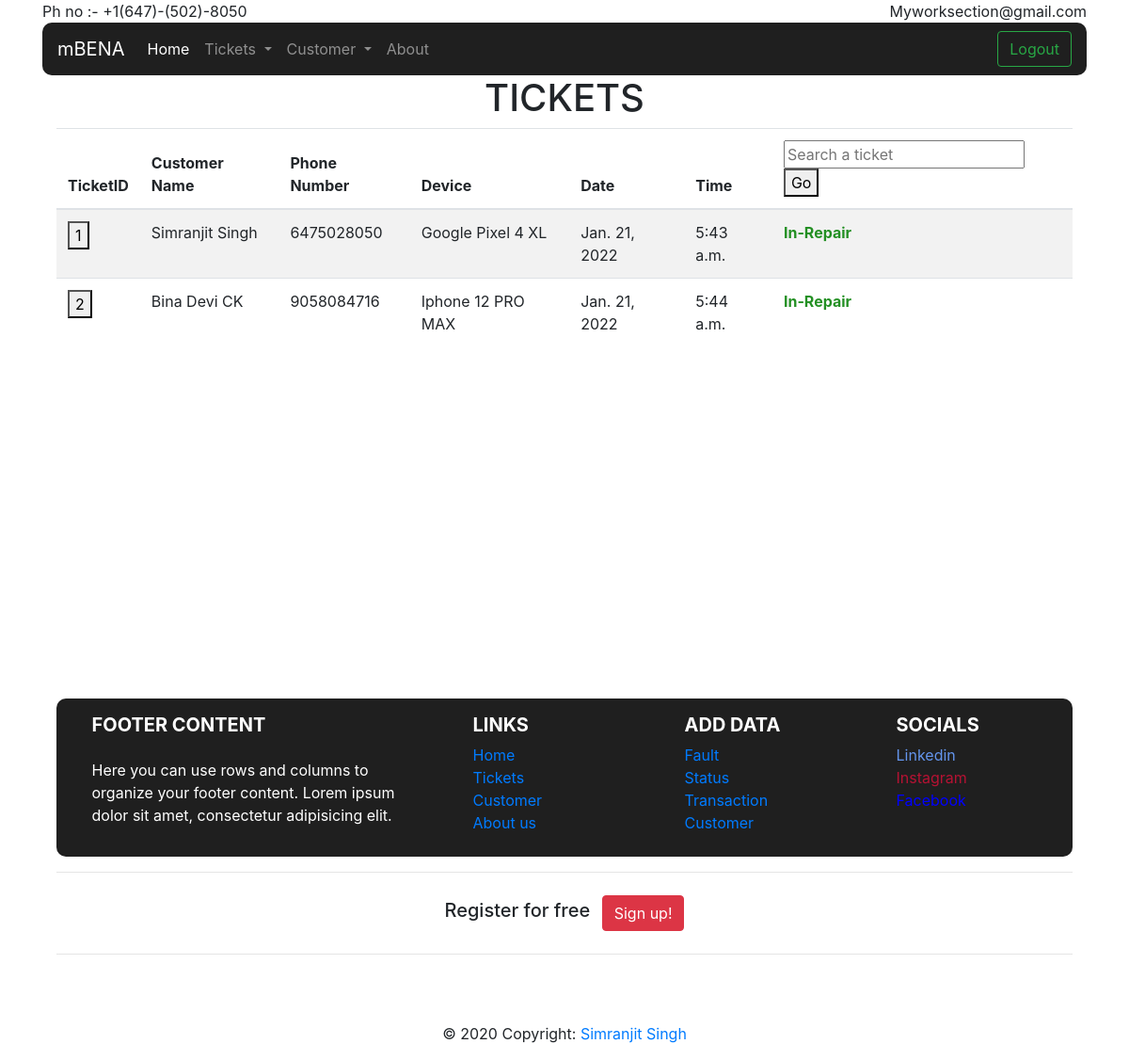
Before: /estore/tickets/ with the older database file.
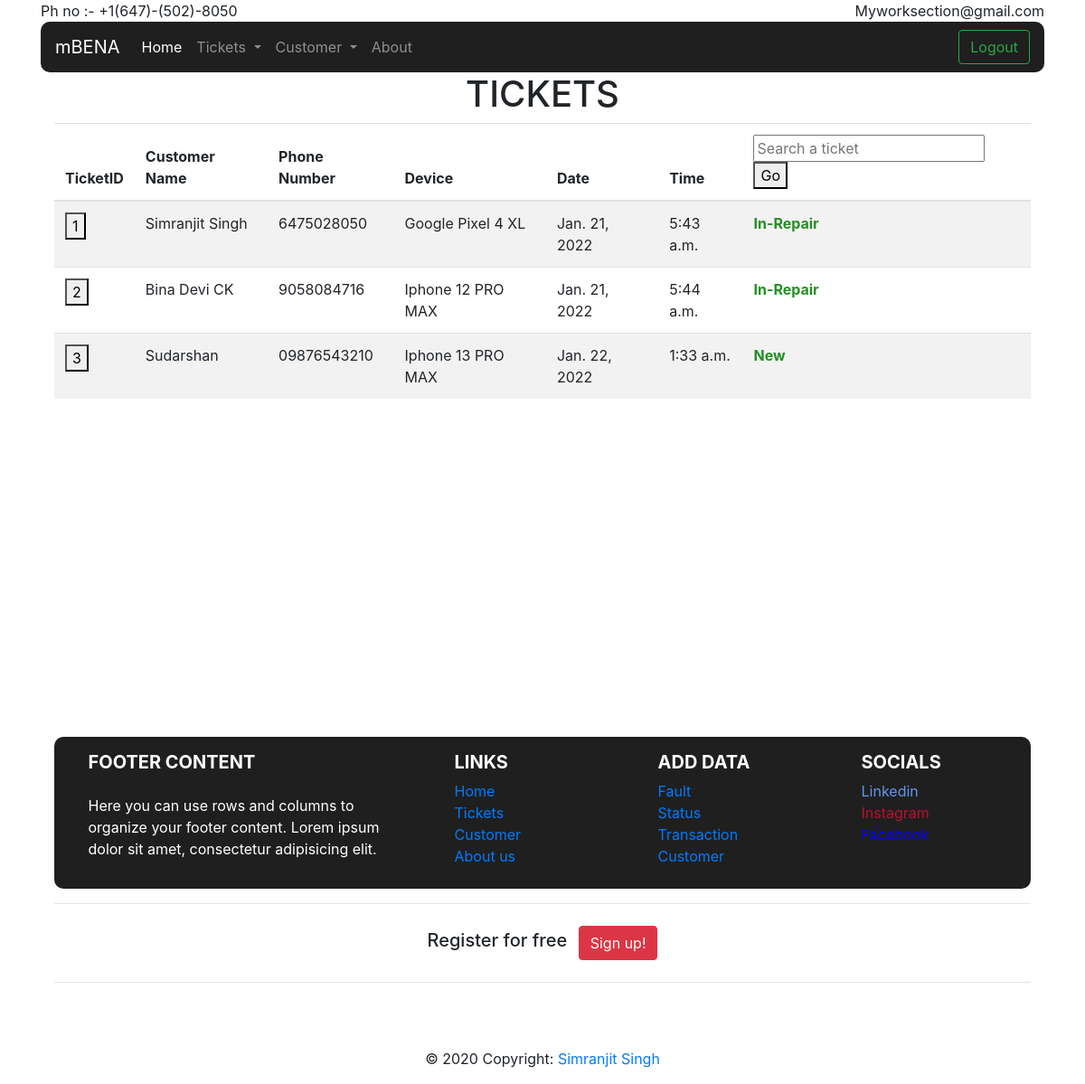
After: the same page with the newer database file.
### eStore/models.py (models this page shows, shortened)
class Ticket(models.Model):
    customer = models.ForeignKey(Customer, on_delete=models.CASCADE, blank=True, null=True, related_name="numberoftickets")
    fault = models.ForeignKey(Fault, on_delete=models.CASCADE)
    date = models.DateField(auto_now=True)
    time = models.TimeField(auto_now=True)
    status = models.ForeignKey(Status, on_delete=models.CASCADE)
    description = models.CharField(max_length=1000, blank=True, null=True)
    device = models.CharField(max_length=50)
    transaction = models.ForeignKey(Transaction,on_delete=models.CASCADE, blank=True, null=True)
    amount = models.IntegerField(blank=True, null=True)

class Customer(models.Model):
    name = models.CharField(max_length=64)
    email = models.EmailField( max_length=254)
    phonenumber = models.CharField(max_length=12)

class Status(models.Model):
    name = models.CharField(max_length=50)
    def __str__(self):
        return f"{self.name}"

### eStore/views.py (the view)
# urls.py: path("tickets/", views.tickets, name="tickets"),
def tickets(request):
    if request.method == 'POST':
        i = request.POST['searchticket']
        return render(request, 'tickets.html', {"Tickets": Ticket.objects.filter(id = i)})
    return render(request, 'tickets.html' ,{
            "Tickets": Ticket.objects.all()
        })

### eStore/templates/tickets.html (shortened to what this page needs)
{% extends "layout.html" %}
{% block body %}
<h1 style="text-align: center;">TICKETS</h1>
<div class="container">
  <table class="table table-striped">
    <thead>
      <tr>
        <th>TicketID</th>
        <th scope="col">Customer Name</th>
        <th scope="col">Phone Number</th>
        <th scope="col">Device</th>
        <th scope="col">Date</th>
        <th scope="col">Time</th>
        <th scope="col">
          <form action="{%url 'tickets' %}" method="post">
            <input type="text" name="searchticket" placeholder="Search a ticket">
            <button type="submit">Go</button>
          </form>
        </th>
      </tr>
    </thead>
    <tbody>
      {% for ticket in Tickets %}
      <tr>
        <td>
          <form action="{%url 'ticketdetails' ticket.id %}" method="post"> {% csrf_token %}<button
              type="submit">{{ticket.id}}</button></form>
        </td>
        <td>{{ticket.customer.name}}</td>
        <td>{{ticket.customer.phonenumber}}</td>
        <td>{{ticket.device}}</td>
        <td>{{ticket.date}}</td>
        <td>{{ticket.time}}</td>
        <td style="color: rgba(13, 133, 13, 0.904);"><b>{{ticket.status}}</b></td>
      </tr>
      {% endfor %}
    </tbody>
  </table>
</div>
{% endblock body %}

Changed rows visible on the page:
added Ticket: id "3", customer.name "Sudarshan", customer.phonenumber "09876543210", device "Iphone 13 PRO MAX", date "Jan. 22, 2022", time "1:33 a.m.", status "New"
